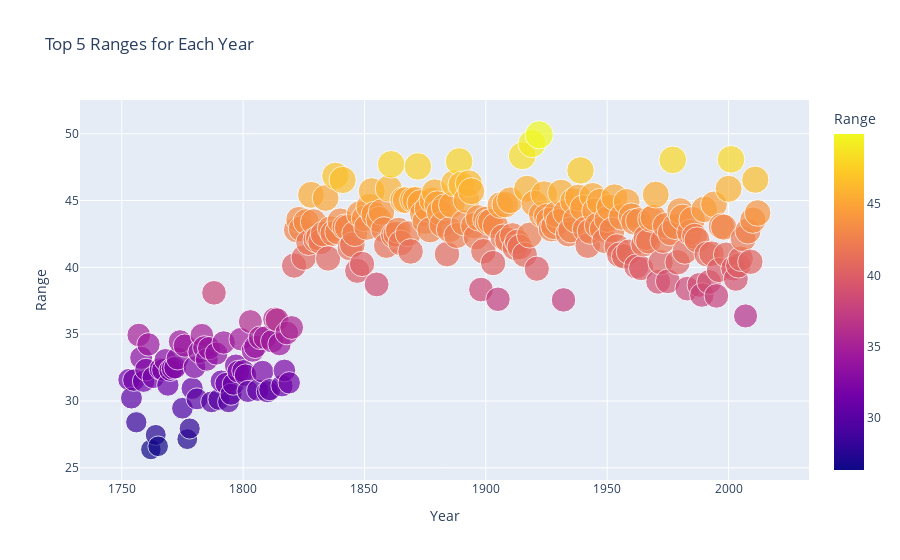

The notebook cell saved with this chart:
### Code cell
df = Visualize(major.data)
df.data_year["Range"] = df.data_year['MaxTemp'] - df.data_year['MinTemp']
df.data_year["Size"] =  df.data_year['Range']/10
min  = df.data_year['Range'].min()
max = df.data_year['Range'].max()
# Sort by 'Year' and 'Range'
df_sorted = df.data_year.sort_values(by=['Year', 'Range'], ascending=[True, False])

# Group by 'Year' and take the top 5 for each year
df_top5 = df_sorted.groupby('Year').head(1)

# Now you can create your bubble chart with df_top5
fig = px.scatter(df_top5, x="Year", y="Range", size="Range", color="Range",
                 title='Top 5 Ranges for Each Year')
fig.show()

### Figure 1 — Plotly figure (JSON) as saved in the notebook; plotly's stock layout.template omitted (floating-point values rounded to 4 significant figures; data arrays with more than 128 entries replaced by an {"elided": "..."} marker saying what was removed)
{"data": [{"hovertemplate": "Year=%{x}<br>Range=%{marker.color}<extra></extra>", "legendgroup": "", "marker": {"color": {"elided": "260 float values"}, "coloraxis": "coloraxis", "size": {"elided": "260 float values"}, "sizemode": "area", "sizeref": 0.1248, "symbol": "circle"}, "mode": "markers", "name": "", "orientation": "v", "showlegend": false, "type": "scatter", "x": {"elided": "260 int values"}, "xaxis": "x", "y": {"elided": "260 float values"}, "yaxis": "y"}], "layout": {"coloraxis": {"colorbar": {"title": {"text": "Range"}}, "colorscale": [[0, "#0d0887"], [0.1111, "#46039f"], [0.2222, "#7201a8"], [0.3333, "#9c179e"], [0.4444, "#bd3786"], [0.5556, "#d8576b"], [0.6667, "#ed7953"], [0.7778, "#fb9f3a"], [0.8889, "#fdca26"], [1, "#f0f921"]]}, "legend": {"itemsizing": "constant", "tracegroupgap": 0}, "title": {"text": "Top 5 Ranges for Each Year"}, "xaxis": {"anchor": "y", "domain": [0, 1], "title": {"text": "Year"}}, "yaxis": {"anchor": "x", "domain": [0, 1], "title": {"text": "Range"}}}}
